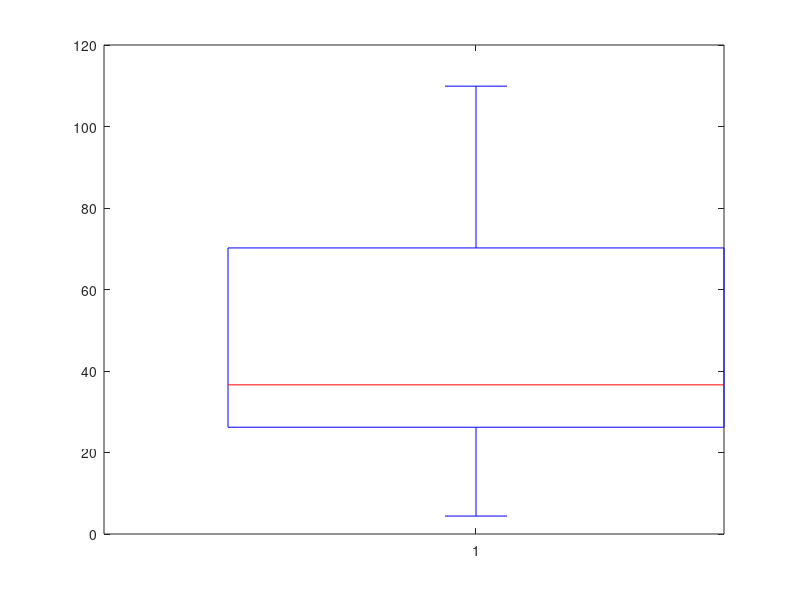

This chart was generated by the following MATLAB code:
% Exercise 4
% inflows.txt

MPa = [22.4 40.4 16.4 73.7 36.6 109.9 30.0 4.4 33.1 66.7 81.5];

% PART A
FiveNumberSummary = quantile(MPa, 0:0.25:1)

% PART B
IQR = FiveNumberSummary(4) - FiveNumberSummary(2)
MPa > FiveNumberSummary(4) + 1.5 * IQR
MPa < FiveNumberSummary(2) - 1.5 * IQR
% No outliers

% PART C
boxplot(MPa)

% PART D
Mean = mean(MPa)
STD = std(MPa)

% PART E
% By how much can the max value be decreased without affecting the IQR